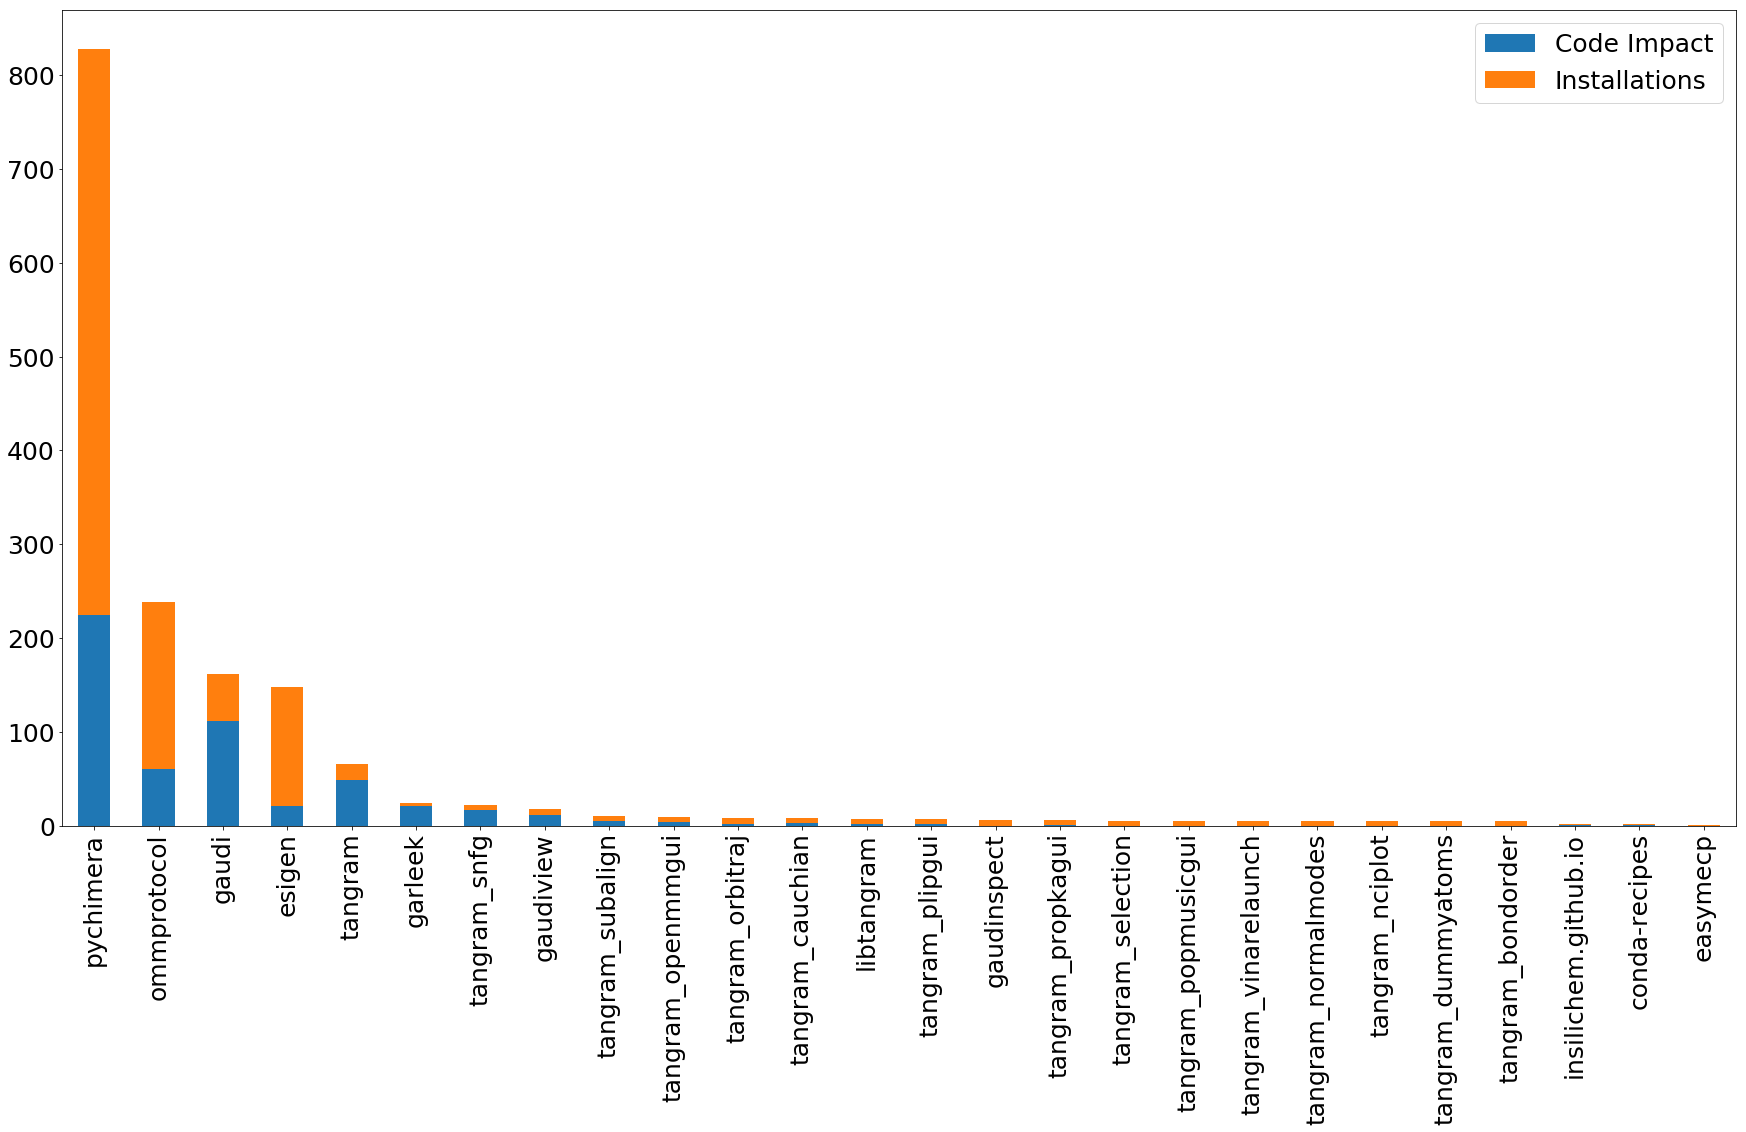

The Python source for this figure:
#!/usr/bin/env python
# coding: utf-8

"""
PyStats
-------

Stats of Python packages. Includes data of GitHub Repository &
Anaconda downloads (if available).

Usage
-----

python ghstats.py owner [owner2 ...]

Configuration
-------------
Go to https://github.com/settings/tokens and generate a new
token with repo, user permissions. Replace USER and TOKEN global
variables below accordingly. Alternatively, GH_USER and GH_TOKEN
environment variables can be set.

- `tqdm` is needed for nice progress bars
- `pandas` and `matplotlib` for graphical representation


Notes on PyPI downloads
-----------------------

Those must be obtained through (paid) Google Query, with the help of pypinfo
Setup described here: https://github.com/ofek/pypinfo#installation

`--pip` flag is important to discard spiders and false downloads. Like this:

    > pypinfo --auth your-big-query.json
    > pypinfo --days 1000 --pip esigen
    Served from cache: False
    Data processed: 255.49 GiB
    Data billed: 255.50 GiB
    Estimated cost: $1.25

    | download_count |
    | -------------- |
    |             15 |

"""

import sys
import os
from datetime import datetime
import requests
try:
    from tqdm import tqdm
except ImportError:
    tqdm = lambda i, **kw: i
try:
    import pandas as pd
    import matplotlib
    matplotlib.use('TkAgg')
    from matplotlib import pyplot as plt
    plt.ioff()
    ANALYSIS = True
except ImportError:
    ANALYSIS = False


# Go to https://github.com/settings/tokens
# and generate a new token with repo, user permissions
USER = r'XXXXXXXXXX'
TOKEN = r'XXXXXXXXXXXXXXXXXXXXX'


def gh_request(url, *args, **kwargs):
    BASE = r'https://api.github.com'
    r = requests.get(BASE + url, *args, **kwargs)
    if r.status_code != 200 and not int(r.headers['X-RateLimit-Remaining']):
        reset = datetime.fromtimestamp(int(r.headers['X-RateLimit-Reset']))
        raise requests.HTTPError('Rate limit exceeded! Blocked until {}'.format(reset))
    r.raise_for_status()
    return r


def repo_count(owner):
    return gh_request('/users/' + owner).json()['public_repos']


def repos(owner, page=1):
    r = gh_request('/users/{}/repos'.format(owner),
                   params={'per_page': 100, 'page': page})
    yield from iter(r.json())
    if r.links.get('next'):
        yield from repos(owner, page=page + 1)


def views_and_clones(owner, repo, **kw):
    views = gh_request('/repos/{}/{}/traffic/views'.format(owner, repo), **kw).json()
    clones = gh_request('/repos/{}/{}/traffic/clones'.format(owner, repo), **kw).json()
    releases = gh_request('/repos/{}/{}/releases'.format(owner, repo), **kw).json()
    downloads = 0
    for release in releases:
        for asset in release['assets']:
            downloads += asset['download_count']
    return views['count'], clones['count'], downloads


def anaconda_downloads(owner, package, **kw):
    r = requests.get('https://api.anaconda.org/package/{}/{}'.format(owner, package))
    if r.status_code != 200:
        return 0
    downloads = 0
    for f in r.json()['files']:
        downloads += f['ndownloads']
    return downloads


def stats(owner, **kw):
    data = {}
    for repo in tqdm(repos(owner), total=repo_count(owner)):
        repo_owner = repo['owner']['login']
        repo_name = repo['name']
        stars = repo['stargazers_count']
        forks = repo['forks_count']
        anaconda_dl = anaconda_downloads(repo_owner, repo_name)
        views, clones, gh_downloads = views_and_clones(repo_owner, repo_name, **kw)
        data[repo['full_name']] = {
            'GitHub Stars': stars,
            'GitHub Clones': clones,
            'GitHub Forks': forks,
            'GitHub Visits': views,
            'GitHub Downloads': gh_downloads,
            'Conda Installations': anaconda_dl,
        }
    return data


def pandas_analysis(data):
    # If you have Pandas, these are useful
    df_raw = pd.DataFrame.from_dict(data, orient='index')
    df_raw['sum'] = df_raw.T.sum()
    df_raw.sort_values('sum', ascending=False, inplace=True)

    with open('ghstats.html', 'w') as f:
        print(df_raw.to_html(), file=f)

    with open('ghstats.json', 'w') as f:
        print(df_raw.to_json(), file=f)

    df = pd.DataFrame()
    df['Code Impact'] = sum(df_raw[k] for k in ('GitHub Stars', 'GitHub Forks', 'GitHub Visits'))
    df['Installations'] = sum(df_raw[k] for k in ('Conda Installations', 'GitHub Clones', 'GitHub Downloads'))
    df['sum'] = df.T.sum()
    df.sort_values('sum', ascending=False, inplace=True)
    print(df)
    print('More details can be found in ghstats.html and ghstats.json')

    p = df.drop('sum', axis=1).plot.bar(stacked=True)
    plt.show()


def main(*owners):
    d = {}
    for owner in owners:
        d.update(stats(owner, auth=(os.environ.get('GH_USER', USER),
                                    os.environ.get('GH_TOKEN', TOKEN))))
    if ANALYSIS:
        pandas_analysis(d)
    else:
        header = sorted(list(d.values())[0].keys())
        print('Repo', *header, sep='\t')
        for repo, data in d.items():
            numbers = [v for (k,v) in sorted(data.items())]
            print(repo, *numbers, sep='\t')


if __name__ == '__main__':
    main(*sys.argv[1:])
